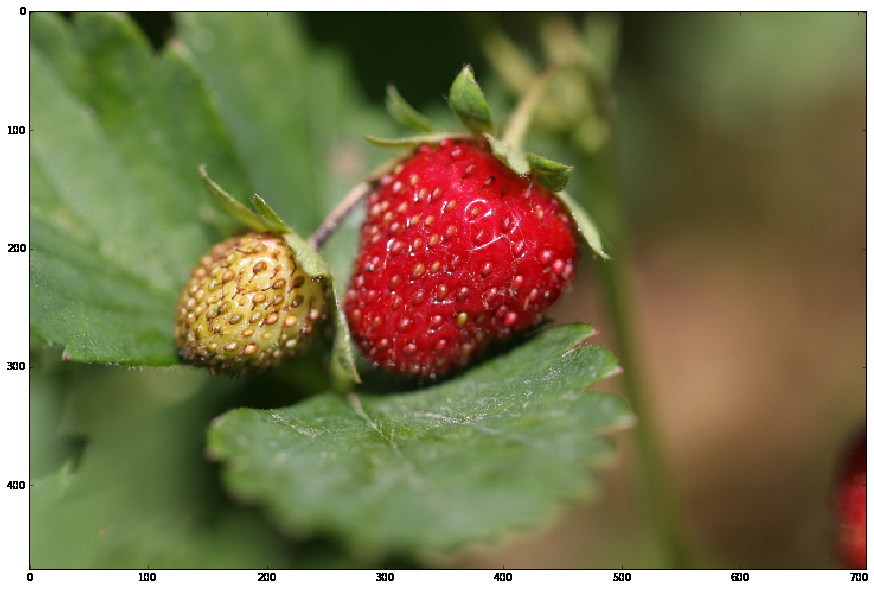
#> input picture strawberries.jpg, 874 x 590 px
$ python object_detection.py   (Python 2 division)   (older library calls are emulated)
#> lines starting #> are read from the running program, lines starting #| are printed output that depends on the picture
from __future__ import division
import cv2
import matplotlib
from matplotlib import colors
from matplotlib import pyplot as plt
import numpy as np
import pandas as pd


def show(image):
    # Figure size in inches
    plt.figure(figsize=(15, 15))

    # Show image, with nearest neighbour interpolation
    plt.imshow(image, interpolation='nearest')


def show_hsv(hsv):
    rgb = cv2.cvtColor(hsv, cv2.COLOR_HSV2BGR)
    show(rgb)


def show_mask(mask):
    plt.figure(figsize=(10, 10))
    plt.imshow(mask, cmap='gray')


# [4 lines left out: function overlay_mask, not called in this run]

image = cv2.imread('strawberries.jpg')
#> image is the input picture: shape (590, 874, 3); mean B, G, R 77.7, 116.3, 122.4
image.shape

m,n,r = image.shape
#> m = 590; n = 874; r = 3
arr = image.reshape(m*n, -1)
df = pd.DataFrame(arr, columns=['b', 'g', 'r'])
#> df = table of 515660 rows and 3 columns
df.describe()

# Convert from BGR to RGB
image = cv2.cvtColor(image, cv2.COLOR_BGR2RGB)

# Resize to a third of the size
image = cv2.resize(image, None, fx=1/3, fy=1/3)
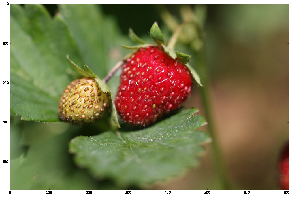
#> image: shape (197, 291, 3); mean R, G, B 123.4, 117.2, 78.5

show(image)

# Show Red/Green/Blue
images = []
for i in [0, 1, 2]:
    colour = image.copy()
    if i != 0: colour[:, :, 0] = 0
    if i != 1: colour[:, :, 1] = 0
    if i != 2: colour[:, :, 2] = 0
    images.append(colour)
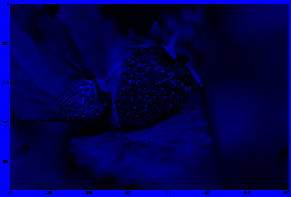
#> colour: shape (197, 291, 3); mean R, G, B 0, 0, 78.5
#> after the loop, images = 3 items

show(np.vstack(images))


def show_rgb_hist(image):
    colours = ('r', 'g', 'b')
    for i, c in enumerate(colours):
        plt.figure(figsize=(20, 4))
        histr = cv2.calcHist([image], [i], None, [256], [0, 256])
        #         plt.plot(histr, color=c, lw=2)

        if c == 'r': colours = [((i / 256, 0, 0)) for i in range(0, 256)]
        if c == 'g': colours = [((0, i / 256, 0)) for i in range(0, 256)]
        if c == 'b': colours = [((0, 0, i / 256)) for i in range(0, 256)]

        plt.bar(range(0, 256), histr, color=colours, edgecolor=colours, width=1)
        #         plt.xlim([0, 256])

        plt.show()


#> (the run stopped early here; a loop or call above may not have finished)

$ run again, with berry.jpg copied over strawberries.jpg
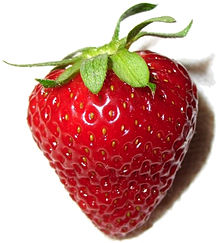
#> input picture berry.jpg, 220 x 243 px
#> image is the input picture: shape (243, 220, 3); mean B, G, R 148.6, 154.9, 204.6
#> df = table of 53460 rows and 3 columns
#> `image = cv2.resize(image, None, fx=1/3, fy=1/3)`:
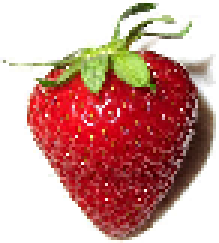
#> image: shape (81, 73, 3) (shown 3 times larger); mean R, G, B 204.3, 154.5, 148.1
#> after the loop `for i in [0, 1, 2]:`:
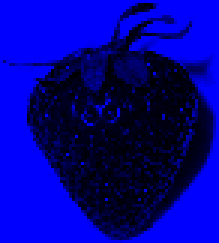
#> colour: shape (81, 73, 3) (shown 3 times larger); mean R, G, B 0, 0, 148.1
#> after the loop `for i in [0, 1, 2]:`: images = 3 items
